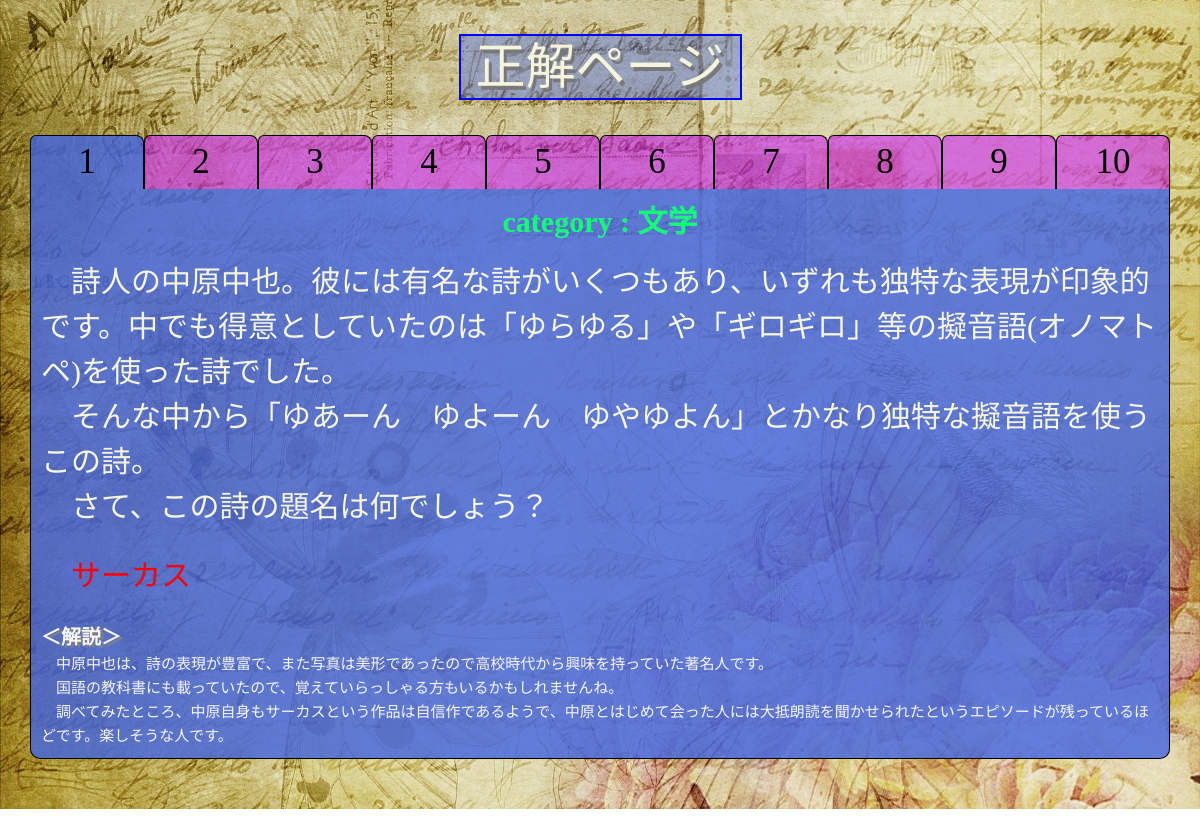
The page /corrects/ on the database its author committed.
### quiz/models.py (models this page shows, shortened)
class Quiz(models.Model):
    quiz_title    = models.CharField(max_length=10, default="")
    quiz_category = models.CharField(max_length=10, default="")
    quiz_text     = models.TextField(max_length=400, default="")
    quiz_correct  = models.IntegerField(default=0)
    correct_text  = models.CharField(max_length=100, default="")
    explanation   = models.TextField(max_length=600, default="")
    choice_1      = models.CharField(max_length=100, default="")
    choice_2      = models.CharField(max_length=100, default="")
    choice_3      = models.CharField(max_length=100, default="")
    choice_4      = models.CharField(max_length=100, default="")
    pub_date      = models.DateTimeField('date published')

### quiz/views.py (the view)
# urls.py: path('corrects/', views.corrects, name='corrects')
def corrects(request):
    quiz     = Quiz.objects.all()
    context = {
        'quiz': quiz,
        'quiz_numbers': [i for i in range(1,11)]
    }
    return render(request, 'quiz/corrects.html', context)

### quiz/templates/quiz/corrects.html (shortened to what this page needs)
{% extends "quiz/base.html" %}
{% load static %}
{% block load_file %}
    <link rel="stylesheet" type="text/css" href="{% static 'quiz/corrects.css' %}">
{% endblock %}
{% block content %}
<div class="corrects-page">
    <p class="title">
        <span class="title-box">正解ページ</span>
    </p>
    <div class="corrects-quiz-field">
        <div class="select-numbers">
            {% for num in quiz_numbers %}
                {% if forloop.counter == 1 %}
                    <p class="select-number num-selected" id="quiz-{{ forloop.counter }}">{{num}}</p>
                {% else %}
                    <p class="select-number num-not-selected" id="quiz-{{ forloop.counter }}">{{num}}</p>
                {% endif %}
            {% endfor %}
        </div>
        {% for q in quiz %}
            {% if forloop.counter == 1 %}
                <div class="quiz-selected" id="quiz-{{ forloop.counter }}-main">
                    <p class="corrects-quiz-category">
                        category : {{q.quiz_category}}
                    </p>
                    <span class="corrects-quiz-text">
                        　{{q.quiz_text|linebreaksbr}}
                    </span><br><br>
                    <span class="corrects-quiz-correct">
                        　{{q.correct_text}}
                    </span><br><br>
                    <h3 class="explanation-title">＜解説＞</h3>
                    <span class="corrects-quiz-explanation">
                        　{{q.explanation|linebreaksbr}}
                    </span><br>
                </div>
            {% endif %}
        {% endfor %}
    </div>
</div>
{% endblock %}

### quiz/templates/quiz/base.html (shortened to what this page needs)
<!DOCTYPE html>
<html lang="ja">
<head>
    {% load static %}
    <link rel="stylesheet" type="text/css" href="{% static 'quiz/reset.css' %}">
    {% block load_file %}
    {% endblock %}
</head>
<body>
    {% block content %}
    {% endblock %}
</body>
</html>

### quiz/static/quiz/corrects.css (style rules this page uses)
div.corrects-page { width: 100vw; background: white url("index_background_image.jpg") no-repeat; background-size: cover; background-repeat: no-repeat; background-position: center; display: flex; flex-direction: column; align-items: center; padding-bottom: 50px; }
div.corrects-quiz-field { width: 95vw; display: flex; flex-direction: column; align-items: center; }
p.title { padding: 30px 0; }
p.title span.title-box { font-size: 50px; color: beige; background-color: rgba(65, 100, 225, 0.4); text-shadow: rgb(120, 120, 120) 3px 4px; text-align: center; border: solid 2px blue; padding: 3px 15px; }
div.corrects-quiz-field div.select-numbers { width: 100%; display: flex; flex-direction: row; justify-content: space-between; }
div.corrects-quiz-field div.select-numbers p.num-selected { width: 10%; font-size: 35px; background-color: rgba(65, 100, 225, 0.8); border: 1px black solid; border-style: solid solid none solid; border-radius: 6px 8px 0 0; text-align: center; }
div.corrects-quiz-field div.select-numbers p.num-not-selected { width: 10%; font-size: 35px; background-color: rgba(200, 0, 255, 0.5); border: 1px black solid; border-style: solid solid none solid; border-radius: 6px 8px 0 0; text-align: center; }
div.corrects-quiz-field div.quiz-selected { width: 95vw; background-color: rgba(65, 100, 225, 0.8); border: 1px black solid; border-style: none solid solid solid; border-radius: 0 0 10px 10px; padding: 10px; }
p.corrects-quiz-category { color: rgb(20, 255, 120); font-size: 30px; font-weight: 700; text-align: center; margin-bottom: 15px; }
span.corrects-quiz-correct { color: red; }
h3.explanation-title { color: whitesmoke; font-size: 20px; text-shadow: gray 3px 2px; }
span.corrects-quiz-text { color: beige; font-size: 30px; }
span.corrects-quiz-correct { color: red; font-size: 30px; }
span.corrects-quiz-explanation { color: whitesmoke; font-size: 15px; }

### rows shown on the page
Quiz: quiz_category "文学", quiz_text "詩人の中原中也。彼には有名な詩がいくつもあり、いずれも独特な表現が印象的です。中でも得意としていたのは「ゆらゆる」や「ギロギロ」等の擬音語(オノマトペ)を使った詩でした。 そんな中から「ゆあーん ゆよーん ゆやゆよん」とかなり独特な擬音語を使うこの詩。 さて、この詩の題名は何でしょう？", correct_text "サーカス", explanation "中原中也は、詩の表現が豊富で、また写真は美形であったので高校時代から興味を持っていた著名人です。 国語の教科書にも載っていたので、覚えていらっしゃる方もいるかもしれませんね。 調べてみたところ、中原自身もサーカスという作品は自信作であるようで、中原とはじめて会った人には大抵朗読を聞かせられたというエピソードが残っているほどです。楽しそうな人です。"

### other values the page prints
{{ num }} "1"
{{ num }} "2" "3" "4" "5" "6" "7" "8" "9" "10"
